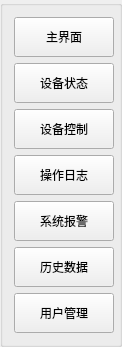
       <widget class="QGroupBox" name="groupBox_26">
        <property name="minimumSize">
         <size>
          <width>122</width>
          <height>0</height>
         </size>
        </property>
        <property name="maximumSize">
         <size>
          <width>122</width>
          <height>16777215</height>
         </size>
        </property>
        <property name="title">
         <string/>
        </property>
        <layout class="QGridLayout" name="gridLayout_21">
         <item row="0" column="0">
          <widget class="QPushButton" name="pushButton">
           <property name="minimumSize">
            <size>
             <width>100</width>
             <height>40</height>
            </size>
           </property>
           <property name="maximumSize">
            <size>
             <width>100</width>
             <height>40</height>
            </size>
           </property>
           <property name="text">
            <string>主界面</string>
           </property>
          </widget>
         </item>
         <item row="1" column="0">
          <widget class="QPushButton" name="pushButton_2">
           <property name="minimumSize">
            <size>
             <width>100</width>
             <height>40</height>
            </size>
           </property>
           <property name="maximumSize">
            <size>
             <width>100</width>
             <height>40</height>
            </size>
           </property>
           <property name="text">
            <string>设备状态</string>
           </property>
          </widget>
         </item>
         <item row="2" column="0">
          <widget class="QPushButton" name="pushButton_3">
           <property name="minimumSize">
            <size>
             <width>100</width>
             <height>40</height>
            </size>
           </property>
           <property name="maximumSize">
            <size>
             <width>100</width>
             <height>40</height>
            </size>
           </property>
           <property name="text">
            <string>设备控制</string>
           </property>
          </widget>
         </item>
         <item row="3" column="0">
          <widget class="QPushButton" name="pushButton_4">
           <property name="minimumSize">
            <size>
             <width>100</width>
             <height>40</height>
            </size>
           </property>
           <property name="maximumSize">
            <size>
             <width>100</width>
             <height>40</height>
            </size>
           </property>
           <property name="text">
            <string>操作日志</string>
           </property>
          </widget>
         </item>
         <item row="4" column="0">
          <widget class="QPushButton" name="pushButton_5">
           <property name="minimumSize">
            <size>
             <width>100</width>
             <height>40</height>
            </size>
           </property>
           <property name="maximumSize">
            <size>
             <width>100</width>
             <height>40</height>
            </size>
           </property>
           <property name="text">
            <string>系统报警</string>
           </property>
          </widget>
         </item>
         <item row="5" column="0">
          <widget class="QPushButton" name="pushButton_6">
           <property name="minimumSize">
            <size>
             <width>100</width>
             <height>40</height>
            </size>
           </property>
           <property name="maximumSize">
            <size>
             <width>100</width>
             <height>40</height>
            </size>
           </property>
           <property name="text">
            <string>历史数据</string>
           </property>
          </widget>
         </item>
         <item row="6" column="0">
          <widget class="QPushButton" name="pushButton_7">
           <property name="minimumSize">
            <size>
             <width>100</width>
             <height>40</height>
            </size>
           </property>
           <property name="maximumSize">
            <size>
             <width>100</width>
             <height>40</height>
            </size>
           </property>
           <property name="text">
            <string>用户管理</string>
           </property>
          </widget>
         </item>
        </layout>
       </widget>
